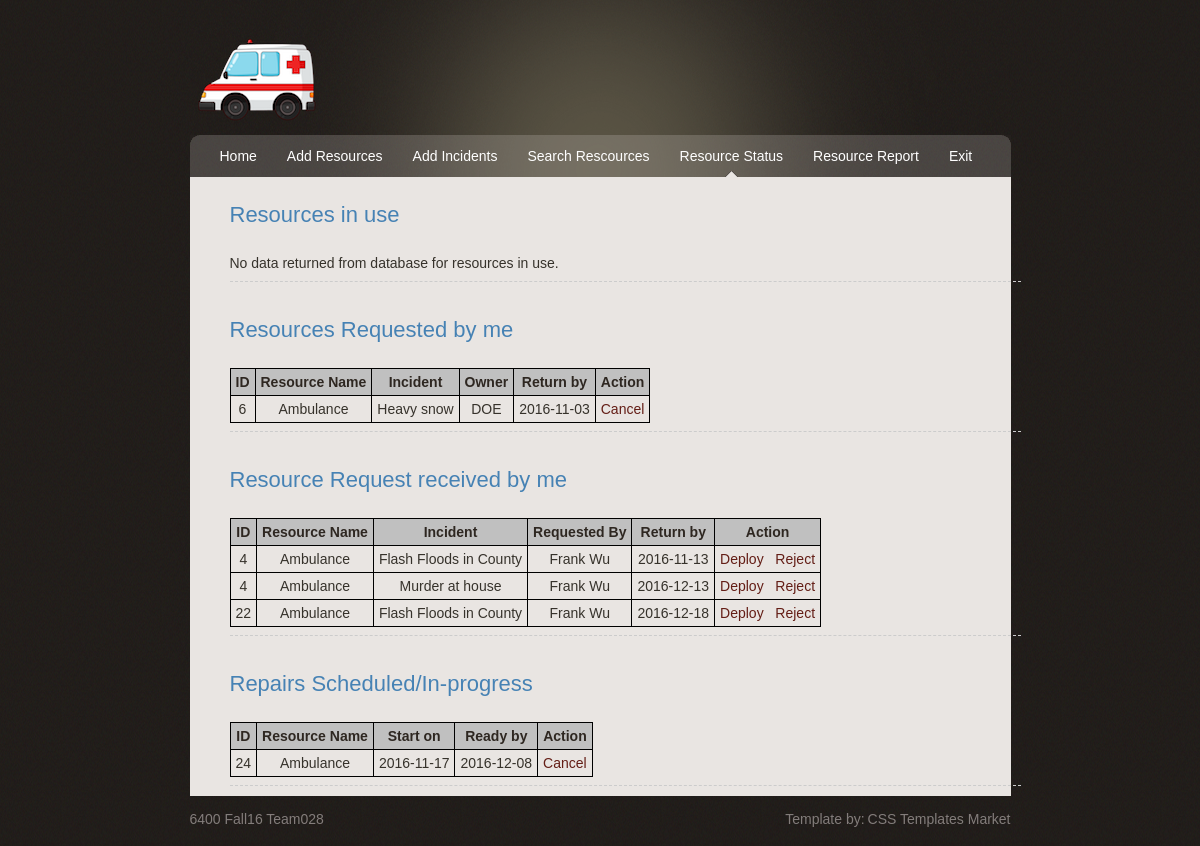
/emergence_resource/resource_status.php (signed in), run on the app's committed database.
### tables this page shows
CREATE TABLE IF NOT EXISTS RESOURCES(
Username varchar(50) NOT NULL,
Res_ID int NOT NULL,
Res_name varchar(50) NOT NULL,
Prim_ESF varchar(100) NOT NULL,
Model varchar(50) NULL,
Home_lat double NOT NULL,
Home_long double NOT NULL,
Status_s varchar(50) NULL,
Price int NOT NULL,
Cost_unit varchar(50) NULL,
PRIMARY KEY (Username, Res_ID),
KEY Res_ID (Res_ID));

CREATE TABLE IF NOT EXISTS INCIDENT (
Username varchar(50) NOT NULL,
Inc_ID int NOT NULL,
Date_s date NOT NULL,
Description varchar(50) NOT NULL,
Latitude double NOT NULL,
Longitude double NOT NULL,
PRIMARY KEY (Username, Inc_ID),
KEY Inc_ID (Inc_ID));

CREATE TABLE IF NOT EXISTS USERS(
Username varchar(50) NOT NULL,
Name_s varchar(50) NOT NULL,
Password_s varchar(50) NOT NULL,
PRIMARY KEY (Username)
);

CREATE TABLE IF NOT EXISTS REQUEST (
Inc_ID int NOT NULL,
Res_ID int NOT NULL,
Start_date date NULL,
Return_by date NULL,
PRIMARY KEY (Inc_ID, Res_ID));

CREATE TABLE IF NOT EXISTS REPAIRS(
Res_ID int NOT NULL,
Start_date date NOT NULL,
Return_by date NOT NULL,
PRIMARY KEY (Res_ID, Start_date));

### emergence_resource/resource_status.php (the view, shortened to what this page needs)
<!DOCTYPE html PUBLIC "-//W3C//DTD XHTML 1.0 Transitional//EN" "http://www.w3.org/TR/xhtml1/DTD/xhtml1-transitional.dtd">
<html xmlns="http://www.w3.org/1999/xhtml">
    <head>
        <link rel="stylesheet" type="text/css" href="style.css" />
    </head>
    <body>
        <div id="main_container">
            <div id="header">
                <div class="logo"><img src="images/ambulance.png" border="0" alt="" title="" /></div>
            </div>
            <div class="menu">
                <ul>
                    <li><a href="main_menu.php">Home</a></li>
                    <li><a href="add_resources.php">Add Resources</a></li>
                    <li><a href="add_incidents.php">Add Incidents</a></li>
                    <li><a href="search_resources.php">Search Rescources</a></li>
                    <li class="selected"><a href="resource_status.php">Resource Status</a></li>
                    <li><a href="resource_report.php">Resource Report</a></li>
                    <li><a href="exit.php">Exit</a></li>
                </ul>
            </div>
            <div class="center_content">
                <div class="center_left">
                    <div class="title_name">Resources in use</div>
                    <div class="features">
                        <div class="resouce_status_section">
                            <table>
                                <?php
                                $query_resources_in_use = "SELECT R.Res_ID, Res_name, Description, USERS.Name_s, Start_date, Return_by " .
                                         "FROM RESOURCES AS R " .
                                         "INNER JOIN USERS ON USERS.Username = R.Username " .
                                         "INNER JOIN REQUEST AS RE ON R.Res_ID = RE.Res_ID " .
                                         "INNER JOIN INCIDENT AS I ON I.Inc_ID = RE.Inc_ID " .
                                         "Where I.Username = '{$_SESSION['Username']}' AND R.Status_s = 'IN USE' " .
                                         "ORDER BY R.Res_ID";
                                $result_resources_in_use = mysql_query($query_resources_in_use);
                                $row_resources_in_use = mysql_fetch_array($result_resources_in_use);
                                if (!$row_resources_in_use) {
                                    print "<p>No data returned from database for resources in use.</p>";
                                }
                                ?>
                            </table>
                        </div>
                     </div>
                </div>
                <div class="center_left">
                    <div class="title_name">Resources Requested by me</div>
                    <div class="features">
                        <div class="resouce_status_section">
                            <table>
                                <?php
                                $query_resources_requested_by_me = "SELECT R.Res_ID, R.Res_name, I.Description, USERS.Name_s, RE.Return_by " .
                                                                   "FROM RESOURCES AS R " .
                                                                   "INNER JOIN USERS ON USERS.Username = R.Username " .
                                                                   "INNER JOIN REQUEST AS RE ON R.Res_ID = RE.Res_ID " .
                                                                   "INNER JOIN INCIDENT AS I ON I.Inc_ID = RE.Inc_ID " .
                                                                   "WHERE I.Username = '{$_SESSION['Username']}' AND R.Status_s != 'IN USE' " .
                                                                   "ORDER BY R.Res_ID";
                                $result_resources_requested_by_me = mysql_query($query_resources_requested_by_me);
                                $row_resource_requested_by_me = mysql_fetch_array($result_resources_requested_by_me);
                                if (!$row_resource_requested_by_me) {
                                    print "<p>No data returned from database for resources requested by me.</p>";
                                } else {
                                    print "<tr>";
                                    print "<td class=\"heading\">ID</td>";
                                    print "<td class=\"heading\">Resource Name</td>";
                                    print "<td class=\"heading\">Incident</td>";
                                    print "<td class=\"heading\">Owner</td>";
                                    print "<td class=\"heading\">Return by</td>";
                                    print "<td class=\"heading\">Action</td>";
                                    print "</tr>";
                                    do {
                                        print "<tr>";
                                        print "<td>{$row_resource_requested_by_me['Res_ID']}</td>";
                                        print "<td>{$row_resource_requested_by_me['Res_name']}</td>";
                                        print "<td>{$row_resource_requested_by_me['Description']}</td>";
                                        print "<td>{$row_resource_requested_by_me['Name_s']}</td>";
                                        print "<td>{$row_resource_requested_by_me['Return_by']}</td>";
                                        print '<td><a href="resource_status.php?cancel_resource=' . urlencode($row_resource_requested_by_me['Res_ID']) . '">Cancel</a></td>';
                                        print "</tr>";
                                    } while ($row_resource_requested_by_me = mysql_fetch_array($result_resources_requested_by_me));
                                }
                                ?>
                            </table>
                        </div>
                     </div>
                </div>
                <div class="center_left">
                    <div class="title_name">Resource Request received by me</div>
                    <div class="features">
                        <div class="resouce_status_section">
                            <table>
                                <?php
                                $query_resource_requests_received_by_me = "SELECT R.Res_ID, R.Res_name, I.Description, USERS.Name_s, RE.Return_by " .
                                          "FROM RESOURCES AS R " .
                                          "INNER JOIN USERS ON USERS.Username = R.Username " .
                                          "INNER JOIN REQUEST AS RE ON R.Res_ID = RE.Res_ID " .
                                          "INNER JOIN INCIDENT AS I ON I.Inc_ID = RE.Inc_ID " .
                                          "WHERE R.Username = '{$_SESSION['Username']}' " .
                                          "ORDER BY RE.Return_by";
                                $result_resource_requests_received_by_me = mysql_query($query_resource_requests_received_by_me);
                                $row_resource_requests_received_by_me = mysql_fetch_array($result_resource_requests_received_by_me);
                                if (!$row_resource_requests_received_by_me) {
                                    print "<p>No data returned from database for resource requestes received by me.</p>";
                                } else {
                                    print "<tr>";
                                    print "<td class=\"heading\">ID</td>";
                                    print "<td class=\"heading\">Resource Name</td>";
                                    print "<td class=\"heading\">Incident</td>";
                                    print "<td class=\"heading\">Requested By</td>";
                                    print "<td class=\"heading\">Return by</td>";
                                    print "<td class=\"heading\">Action</td>";
                                    print "</tr>";
                                    do {
                                        print "<tr>";
                                        print "<td>{$row_resource_requests_received_by_me['Res_ID']}</td>";
                                        print "<td>{$row_resource_requests_received_by_me['Res_name']}</td>";
                                        print "<td>{$row_resource_requests_received_by_me['Description']}</td>";
                                        print "<td>{$row_resource_requests_received_by_me['Name_s']}</td>";
                                        print "<td>{$row_resource_requests_received_by_me['Return_by']}</td>";
                                        print '<td><a href="resource_status.php?deploy_resource=' . urlencode($row_resource_requests_received_by_me['Res_ID']) . '">Deploy</a>
                                                    &nbsp;
                                                   <a href="resource_status.php?reject_resource=' . urlencode($row_resource_requests_received_by_me['Res_ID']) . '">Reject</a> </td>';
                                        print "</tr>";
                                    } while ($row_resource_requests_received_by_me = mysql_fetch_array($result_resource_requests_received_by_me));
                                }
                                ?>
                            </table>
                        </div>
                     </div>
                </div>
                <div class="center_left">
                    <div class="title_name">Repairs Scheduled/In-progress</div>
                    <div class="features">
                        <div class="resouce_status_section">
                            <table>
                                <?php
                                $query_repair_scheduled = "SELECT R.Res_ID, R.Res_name, RP.Start_date, RP.Return_by " .
                                                          "FROM RESOURCES AS R " .
                                                          "INNER JOIN REPAIRS AS RP ON R.Res_ID = RP.Res_ID " .
                                                          "WHERE R.Username = '{$_SESSION['Username']}' AND R.Status_s = 'IN REPAIR'";
                                $result_repair_scheduled = mysql_query($query_repair_scheduled);
                                $row_repair_scheduled = mysql_fetch_array($result_repair_scheduled);
                                if (!$row_repair_scheduled) {
                                    print "<p>No data returned from database for resources requested by me.</p>";
                                } else {
                                    print "<tr>";
                                    print "<td class=\"heading\">ID</td>";
                                    print "<td class=\"heading\">Resource Name</td>";
                                    print "<td class=\"heading\">Start on</td>";
                                    print "<td class=\"heading\">Ready by</td>";
                                    print "<td class=\"heading\">Action</td>";
                                    print "</tr>";
                                    do {
                                        print "<tr>";
                                        print "<td>{$row_repair_scheduled['Res_ID']}</td>";
                                        print "<td>{$row_repair_scheduled['Res_name']}</td>";
                                        print "<td>{$row_repair_scheduled['Start_date']}</td>";
                                        print "<td>{$row_repair_scheduled['Return_by']}</td>";
                                        print '<td><a href="resource_status.php?cancel_repair=' . urlencode($row_repair_scheduled['Res_ID']) . '">Cancel</a></td>';
                                        print "</tr>";
                                    } while ($row_repair_scheduled = mysql_fetch_array($result_repair_scheduled));
                                }
                                ?>
                            </table>
                        </div>
                     </div>
                </div>
            </div>
            <div id="footer">
                <div class="left_footer">6400 Fall16 Team028</div>
                <div class="right_footer">Template by:<a href="http://csstemplatesmarket.com" target="_blank">CSS Templates Market</a></div>
            </div>
        </div>
    </body>
</html>

### emergence_resource/style.css (style rules this page uses)
body { background:url(images/bg.gif) repeat #000000; padding:0; font-family:arial, sans-serif; font-size:14px; margin:0px auto auto auto; color:#36322b; }
p { padding:0px; text-align:justify; margin:0px; line-height:20px; }
a { text-decoration:none; color:#641E16; }
table { border-collapse:collapse; }
table, th, td { border: 1px solid black; padding: 5px 5px 5px 5px; }
td { text-align:center; vertical-align:middle; }
#main_container { width:821px; height:auto; margin:auto; padding:0px; }
#header { width:821px; height:135px; margin:0px; padding:0px; background:url(images/header_bg.gif) no-repeat center top; }
.logo { padding:30px 0 0 0px; }
.title_name { width: auto; font-size:22px; color:#4682B4; margin:15px 0 5px 30px; padding-top:0; }
.heading { font-size:14px; color:#2e2721; background-color:#C0C0C0; font-weight:bold; }
.menu { width:821px; height:42px; margin:0px; background:url(images/menu_bg.gif) no-repeat left; }
.menu ul { list-style:none; padding:0 0 0 15px; margin:0px; }
.menu ul li { display:inline; }
.menu ul li a { float:left; height:42px; border:none; padding:0 15px 0 15px; text-decoration:none; color:#fff; line-height:42px; font-size:14px; }
.menu ul li.selected a { float:left; height:42px; border:none; padding:0 15px 0 15px; text-decoration:none; color:#fff; line-height:42px; font-size:14px; background:url(images/menu_bullet.gif) no-repeat bottom center; }
.center_content { width:821px; height:auto; clear:both; padding:0 0 0 0; background-color:#e9e5e2; }
.center_left { width:821px; float:left; padding:10px 0 10px 10px; }
.features { padding:10px 0 0 30px; }
.resouce_status_section { float:left; width:100%; border-bottom:1px #CCCCCC dashed; padding:10px 0 8px 0; }
#footer { width:821px; height:50px; clear:both; color:#837d7b; }
.left_footer { float:left; padding:15px 0 0 0; }
#footer a { color:#837d7b; padding:0 0 0 3px; text-decoration:none; }
.right_footer { float:right; padding:15px 0 0 0 ; }

### data on the page
resources: Res_ID "6", Res_name "Ambulance", incident.Description "Heavy snow", Username.Name_s "DOE", request.Return_by "2016-11-03"
resources: Res_ID "4", Res_name "Ambulance", incident.Description "Flash Floods in County", Username.Name_s "Frank Wu", request.Return_by "2016-11-13", incident.Description "Murder at house", request.Return_by "2016-12-13"
resources: Res_ID "22", Res_name "Ambulance", incident.Description "Flash Floods in County", Username.Name_s "Frank Wu", request.Return_by "2016-12-18"
repairs: resources.Res_ID "24", resources.Res_name "Ambulance", Start_date "2016-11-17", Return_by "2016-12-08"
